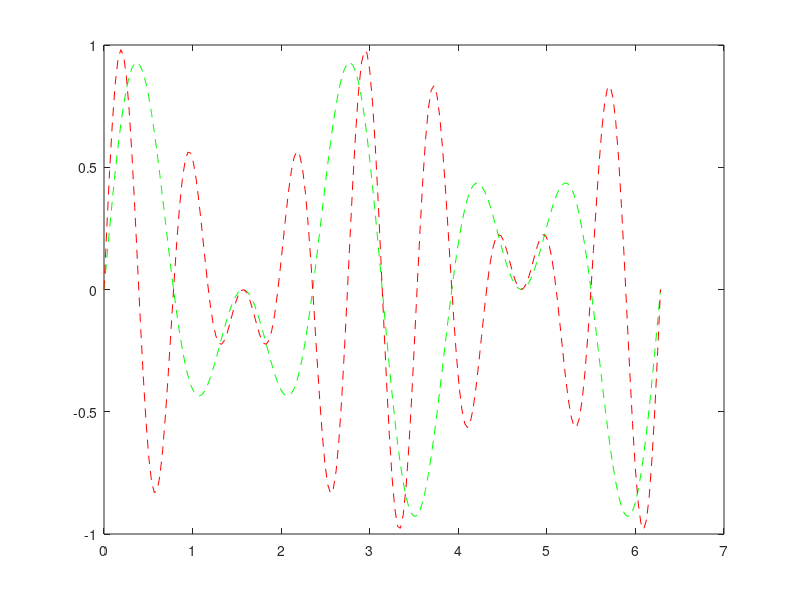

Source code (MATLAB):
%dois graficos
w = linspace(0,2*pi,200)
fw = sin(4*w).*exp(1i * w);
gw = sin(8*w).*exp(1i * w);


plot(w,fw,"g--");
hold on
plot(w,gw,"r--");